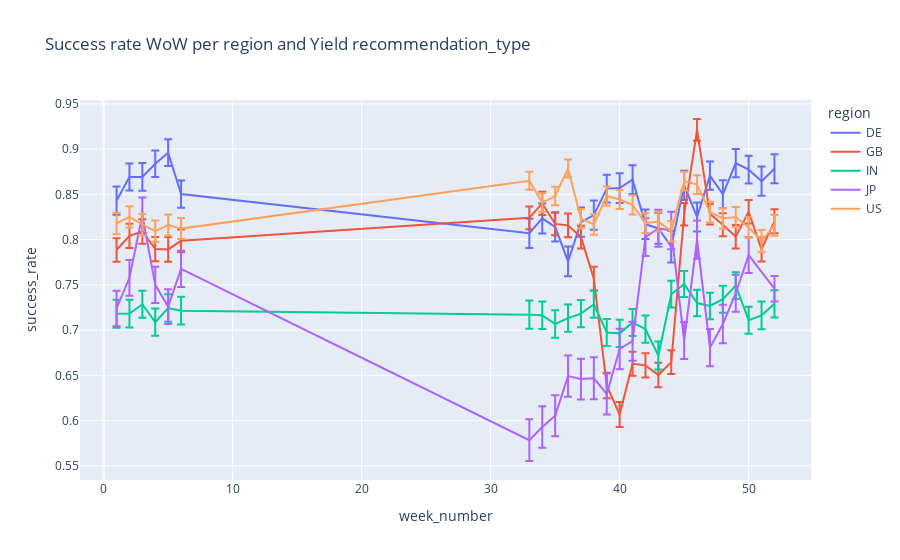

Here is the notebook cell this chart was saved with:
### Code cell
plt=px.line(df11.reset_index().query("recommendation_type=='Yield'"), x='week_number', y='success_rate',error_y='CI_range',color='region', title='Success rate WoW per region and Yield recommendation_type')
plt.show()

### Figure 1 — Plotly figure (JSON) as saved in the notebook; plotly's stock layout.template omitted (floating-point values rounded to 4 significant figures)
{"data": [{"error_y": {"array": [0.01564, 0.01494, 0.01533, 0.01457, 0.01479, 0.01508, 0.01617, 0.01653, 0.01614, 0.01648, 0.01612, 0.01615, 0.01537, 0.01636, 0.01587, 0.01628, 0.01715, 0.01758, 0.01606, 0.016, 0.0156, 0.01555, 0.01553, 0.01536, 0.01614, 0.01597]}, "hovertemplate": "region=DE<br>week_number=%{x}<br>success_rate=%{y}<extra></extra>", "legendgroup": "DE", "line": {"color": "#636efa", "dash": "solid"}, "marker": {"symbol": "circle"}, "mode": "lines", "name": "DE", "orientation": "v", "showlegend": true, "type": "scatter", "x": [1, 2, 3, 4, 5, 6, 33, 34, 35, 36, 37, 38, 39, 40, 41, 42, 43, 44, 45, 46, 47, 48, 49, 50, 51, 52], "xaxis": "x", "y": [0.8431, 0.8692, 0.8692, 0.8838, 0.896, 0.8503, 0.807, 0.8234, 0.814, 0.7759, 0.8193, 0.8271, 0.8563, 0.8569, 0.8663, 0.8169, 0.8125, 0.7923, 0.8599, 0.825, 0.8707, 0.8501, 0.8844, 0.8773, 0.8646, 0.8782], "yaxis": "y"}, {"error_y": {"array": [0.01311, 0.0133, 0.01359, 0.01343, 0.01362, 0.01259, 0.01267, 0.01295, 0.01243, 0.01301, 0.01258, 0.01306, 0.01408, 0.01384, 0.01324, 0.01336, 0.01352, 0.01321, 0.01247, 0.01196, 0.01146, 0.01276, 0.01298, 0.01298, 0.01332, 0.01329]}, "hovertemplate": "region=GB<br>week_number=%{x}<br>success_rate=%{y}<extra></extra>", "legendgroup": "GB", "line": {"color": "#EF553B", "dash": "solid"}, "marker": {"symbol": "circle"}, "mode": "lines", "name": "GB", "orientation": "v", "showlegend": true, "type": "scatter", "x": [1, 2, 3, 4, 5, 6, 33, 34, 35, 36, 37, 38, 39, 40, 41, 42, 43, 44, 45, 46, 47, 48, 49, 50, 51, 52], "xaxis": "x", "y": [0.7885, 0.8041, 0.8089, 0.7895, 0.7892, 0.7987, 0.824, 0.84, 0.8173, 0.8157, 0.8028, 0.7568, 0.6388, 0.6067, 0.6628, 0.6611, 0.6503, 0.6646, 0.828, 0.9213, 0.8282, 0.8165, 0.8032, 0.8308, 0.7891, 0.8202], "yaxis": "y"}, {"error_y": {"array": [0.01541, 0.0153, 0.015, 0.015, 0.01524, 0.01536, 0.01566, 0.0152, 0.01516, 0.01496, 0.01501, 0.0149, 0.01497, 0.01494, 0.01498, 0.01506, 0.01544, 0.01482, 0.01441, 0.01468, 0.01469, 0.0149, 0.01487, 0.01498, 0.01539, 0.01508]}, "hovertemplate": "region=IN<br>week_number=%{x}<br>success_rate=%{y}<extra></extra>", "legendgroup": "IN", "line": {"color": "#00cc96", "dash": "solid"}, "marker": {"symbol": "circle"}, "mode": "lines", "name": "IN", "orientation": "v", "showlegend": true, "type": "scatter", "x": [1, 2, 3, 4, 5, 6, 33, 34, 35, 36, 37, 38, 39, 40, 41, 42, 43, 44, 45, 46, 47, 48, 49, 50, 51, 52], "xaxis": "x", "y": [0.718, 0.7183, 0.7285, 0.7088, 0.7244, 0.7214, 0.7171, 0.7164, 0.7067, 0.7132, 0.7182, 0.7285, 0.6974, 0.6964, 0.7085, 0.701, 0.6719, 0.7397, 0.751, 0.7299, 0.7267, 0.7341, 0.7492, 0.7109, 0.7163, 0.729], "yaxis": "y"}, {"error_y": {"array": [0.01955, 0.0198, 0.01971, 0.02006, 0.01909, 0.02001, 0.02303, 0.02295, 0.02275, 0.02286, 0.02256, 0.02322, 0.02271, 0.02249, 0.02153, 0.02083, 0.02054, 0.02071, 0.02044, 0.02113, 0.02059, 0.02122, 0.02051, 0.01985, 0.01406]}, "hovertemplate": "region=JP<br>week_number=%{x}<br>success_rate=%{y}<extra></extra>", "legendgroup": "JP", "line": {"color": "#ab63fa", "dash": "solid"}, "marker": {"symbol": "circle"}, "mode": "lines", "name": "JP", "orientation": "v", "showlegend": true, "type": "scatter", "x": [1, 2, 3, 4, 5, 6, 33, 34, 35, 36, 37, 38, 39, 40, 41, 42, 43, 44, 45, 46, 47, 48, 49, 50, 52], "xaxis": "x", "y": [0.7239, 0.7578, 0.8269, 0.75, 0.7259, 0.7676, 0.5784, 0.5928, 0.6054, 0.6492, 0.6459, 0.6468, 0.6294, 0.6791, 0.6877, 0.8026, 0.8125, 0.81, 0.6884, 0.8, 0.6806, 0.7067, 0.7407, 0.7828, 0.7457], "yaxis": "y"}, {"error_y": {"array": [0.01185, 0.01167, 0.01184, 0.01187, 0.01171, 0.0116, 0.01001, 0.0104, 0.01033, 0.009956, 0.01066, 0.01122, 0.0106, 0.01044, 0.01066, 0.01095, 0.01089, 0.01143, 0.0103, 0.01033, 0.01138, 0.01135, 0.01113, 0.01138, 0.01207, 0.01171]}, "hovertemplate": "region=US<br>week_number=%{x}<br>success_rate=%{y}<extra></extra>", "legendgroup": "US", "line": {"color": "#FFA15A", "dash": "solid"}, "marker": {"symbol": "circle"}, "mode": "lines", "name": "US", "orientation": "v", "showlegend": true, "type": "scatter", "x": [1, 2, 3, 4, 5, 6, 33, 34, 35, 36, 37, 38, 39, 40, 41, 42, 43, 44, 45, 46, 47, 48, 49, 50, 51, 52], "xaxis": "x", "y": [0.8179, 0.8251, 0.8165, 0.8094, 0.816, 0.8121, 0.865, 0.8408, 0.8481, 0.8785, 0.8232, 0.8167, 0.8481, 0.8443, 0.8383, 0.8182, 0.8199, 0.8093, 0.8646, 0.8607, 0.8304, 0.8233, 0.8249, 0.8133, 0.7984, 0.8159], "yaxis": "y"}], "layout": {"autosize": true, "legend": {"title": {"text": "region"}, "tracegroupgap": 0}, "title": {"text": "Success rate WoW per region and Yield recommendation_type"}, "xaxis": {"anchor": "y", "autorange": true, "domain": [0, 1], "range": [-1.833, 54.83], "title": {"text": "week_number"}, "type": "linear"}, "yaxis": {"anchor": "x", "autorange": true, "domain": [0, 1], "range": [0.5344, 0.9542], "title": {"text": "success_rate"}, "type": "linear"}}}
